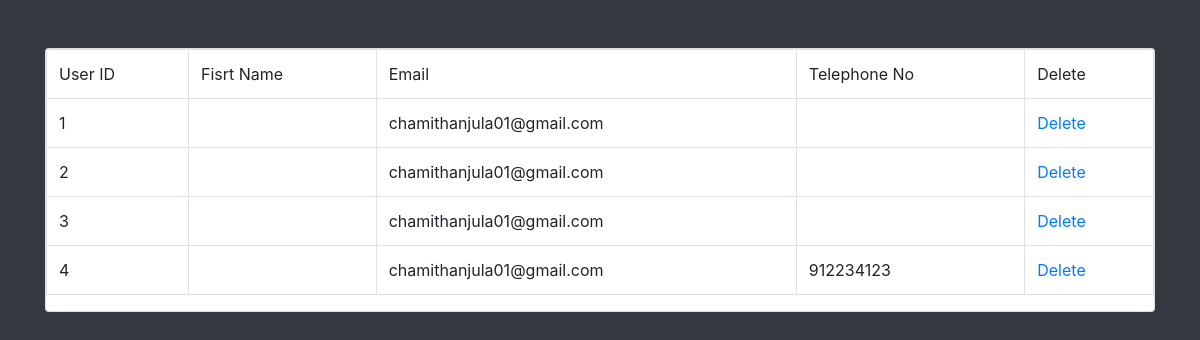
Screenshot of /car/admin/view1.php with the database file from the repository.
### tables this page shows
CREATE TABLE IF NOT EXISTS `records` (
  `id` int(11) NOT NULL AUTO_INCREMENT,
  `uname` varchar(255) NOT NULL,
  `email` varchar(255) NOT NULL,
  `password` varchar(255) NOT NULL,
  `tno` varchar(50) NOT NULL,
  PRIMARY KEY (`id`)
);

### car/admin/view1.php (the view, shortened to what this page needs)
<?php
require_once("connection.php");
$query = "select * from records   ";
$result = mysqli_query($con,$query);
?>
<!DOCTYPE html>
<html lang="en">
<head>
    <link rel="stylesheet" a href="css/bootstrap.css"/>
</head>
<body class="bg-dark">
 <div class="container">
 <div class="row">
 <div class="col m-auto">
 <div class="card mt-5">
     <table class="table table-bordered">
         <tr>
            <td>User ID</td>
            <td>Fisrt Name</td>
            <td>Email</td>
            <td>Telephone No</td>
            <td>Delete</td>
         </tr>
         <?php
            while($row=mysqli_fetch_assoc($result))
            {
    $ID = $row['id'];
    $Name = $row['name'];
    $Email = $row['email'];
    $Tno = $row['tno'];
          ?>
          <tr>
            <td><?php echo $ID ?></td>
            <td><?php echo $Name ?></td>
            <td><?php echo $Email ?></td>
            <td><?php echo $Tno ?></td>
            <td><a href="delete.php?Del=<?php echo $ID ?>">Delete</a></td>
          </tr>
          <?php
            }
          ?>
     </table>
 </div>
 </div>
 </div>
 </div>
</body>
</html>

### rows the page displays
records: id "1", email "chamithanjula01@gmail.com"
records: id "2", email "chamithanjula01@gmail.com"
records: id "3", email "chamithanjula01@gmail.com"
records: id "4", email "chamithanjula01@gmail.com", tno "912234123"
